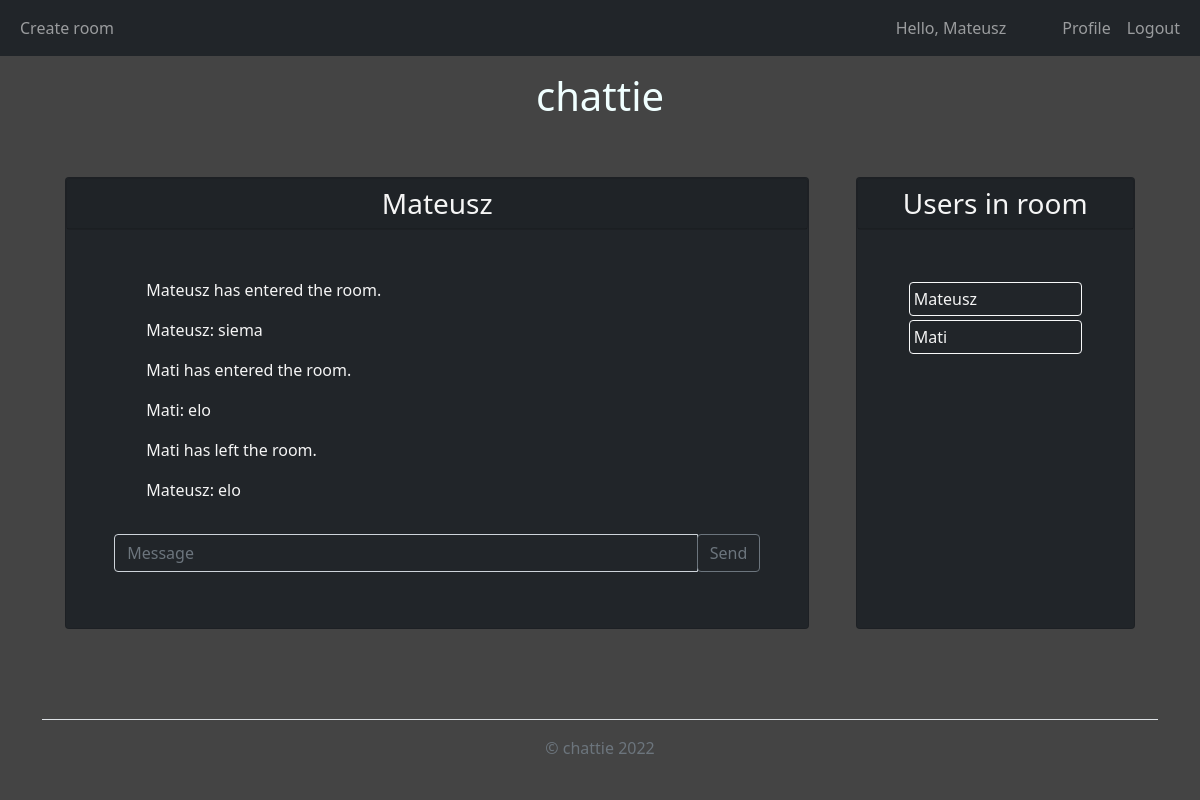
The app's page /r/Mateusz (signed in) with its own data.
### chattie/models.py (models this page shows, shortened)
class User(db.Model, UserMixin):
    __tablename__ = 'user'
    id = db.Column(db.Integer, primary_key=True)
    username = db.Column(db.String(20), unique=True, nullable=False)
    email = db.Column(db.String(120), unique=True, nullable=False)
    image_file = db.Column(db.String(20), nullable=False, default='default.jpg')
    password = db.Column(db.String(60), nullable=False)
    created = db.Column(db.DateTime, nullable=False, default=datetime.utcnow)
    room_id = db.Column(db.Integer, db.ForeignKey('room.id'))
    message_id = db.Column(db.Integer, db.ForeignKey('message.id'))
    rooms = db.relationship('Room', foreign_keys=[room_id])
    messages = db.relationship('Message', foreign_keys=[message_id])

class Room(db.Model):
    __tablename__ = 'room'
    id = db.Column(db.Integer, primary_key=True)
    name = db.Column(db.String(20), nullable=False, unique=True)
    message_id = db.Column(db.Integer, db.ForeignKey('message.id'))
    participants = db.relationship('User', secondary=user_identifier)
    messages = db.relationship('Message', foreign_keys=[message_id], cascade="all,delete")
    creator_id = db.Column(db.Integer, db.ForeignKey('user.id'), nullable=False)
    created = db.Column(db.DateTime, nullable=False, default=datetime.utcnow)

class Message(db.Model):
    __tablename__ = 'message'
    id = db.Column(db.Integer, primary_key=True)
    username = db.Column(db.String(20), db.ForeignKey('user.username'))
    roomname = db.Column(db.String(20), db.ForeignKey('room.name'), nullable=False)
    message = db.Column(db.String(1000), nullable=False)
    created = db.Column(db.DateTime, nullable=False, default=datetime.utcnow)
    user = db.relationship('User', foreign_keys=[username])
    room = db.relationship('Room', foreign_keys=[roomname])

### chattie/routes.py (the view)
@app.route("/r/<room_name>", methods=['GET', 'POST'])
@login_required
def room(room_name):
    room = Room.query.filter_by(name=room_name).first()
    messages = Message.query.filter_by(room=room)
    users = room.participants
    return render_template('room.html',
                           title=room.name,
                           room=room,
                           messages=messages,
                           users=users)

### chattie/models.py (called while the page is built)
@login_manager.user_loader
def load_user(user_id):
    return User.query.get(int(user_id))

### chattie/templates/room.html (shortened to what this page needs)
{% extends "main.html" %}
{% block content %}
<div class="container d-flex justify-content-around my-auto">
    <div class="card col-md-8 bg-dark">
        <div class="card text-center bg-dark">
            <h3 class=" fw-normal card-text card-header ">{{room.name}}</h3>
        </div>
        <div class="p-5">
            <ul id="messages" class="mh-50 overflow-auto">
                {% for message in messages %}
                    <p>
                        {% if message.username %}
                            {{ message.username }}:
                        {% endif %}
                        {{ message.message }}
                    </p>
                {% endfor %}
            </ul>
            <form onsubmit="return false">
                <div class="my-2 input-group">
                    <input type="text" class="form-control bg-dark text-white" placeholder="Message" id="myMessage">
                    <div class="input-group-append">
                        <button id="sendbutton" class="btn btn-outline-secondary">Send</button>
                    </div>
                </div>
            </form>
        </div>
    </div>
    <div class="card col-md-3 bg-dark">
        <div class="card text-center bg-dark">
            <h3 class=" fw-normal card-text card-header">Users in room</h3>
        </div>
        <div class="p-5" id="room_users">
            {% for user in users %}
                <div class="card bg-dark border-light p-1 m-1">
                    {{ user.username }}
                </div>
            {% endfor %}
        </div>
    </div>
</div>
{% endblock %}

### chattie/templates/layout/navbar.html (shortened to what this page needs)
{% if current_user.is_authenticated %}
  <nav class="navbar navbar-expand-lg navbar-dark  bg-dark">
    <div class="container-fluid">
      <div class="collapse navbar-collapse" id="navbarSupportedContent">
      <ul class="navbar-nav me-auto mb-2 mb-lg-0">
        <li class='nav-item'>
          <a class='nav-link' href="{{ url_for('create_room') }}">Create room</a>
        </li>
      </ul>
        <ul class="navbar-nav ms-auto mb-2 mb-lg-0">
          <li>
            <p class="navbar-text me-5 my-auto">Hello, {{current_user.username}}</p>
          </li>
          <li class="nav-item">
            <a class="nav-link" href="#">Profile</a>
          </li>
          <li>
            <a class="nav-link" href="{{ url_for('logout') }}">Logout</a>
          </li>
        </ul>
      </div>
    </div>
  </nav>
{% endif %}

### chattie/static/css/main.css (style rules this page uses)
body { background-color: #444; color: whitesmoke; }
a { color: azure; text-decoration: none; }
.mh-50 { max-height: 50vh; }

### records on screen
User: username "Mateusz"
Room: name "Mateusz"
Message: message "Mateusz has entered the room."
Message: username "Mateusz", message "siema"
Message: message "Mati has entered the room."
Message: username "Mati", message "elo"
Message: message "Mati has left the room."
Message: username "Mateusz", message "elo"
User: username "Mati"
